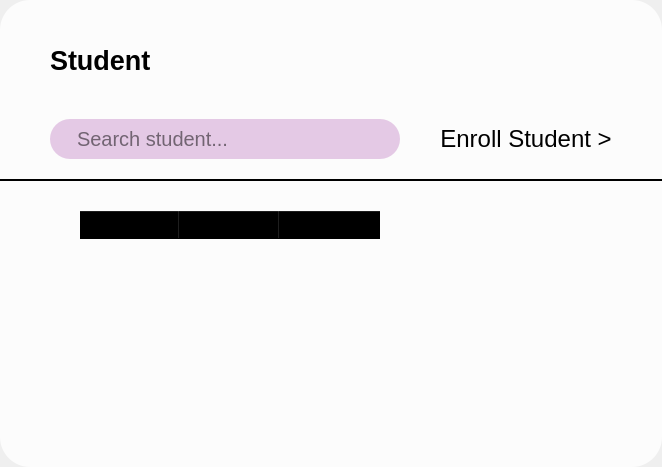
      <widget class="QWidget" name="mainStudentPage">
       <layout class="QHBoxLayout" name="horizontalLayout">
        <property name="spacing">
         <number>0</number>
        </property>
        <property name="leftMargin">
         <number>0</number>
        </property>
        <property name="topMargin">
         <number>0</number>
        </property>
        <property name="rightMargin">
         <number>0</number>
        </property>
        <property name="bottomMargin">
         <number>0</number>
        </property>
        <item>
         <widget class="QFrame" name="frame">
          <property name="styleSheet">
           <string notr="true">background-color: white;
background-color: rgba(255, 255, 255, 0.8);
border-radius: 30;

</string>
          </property>
          <property name="frameShape">
           <enum>QFrame::NoFrame</enum>
          </property>
          <layout class="QVBoxLayout" name="verticalLayout">
           <property name="spacing">
            <number>0</number>
           </property>
           <property name="leftMargin">
            <number>0</number>
           </property>
           <property name="topMargin">
            <number>10</number>
           </property>
           <property name="rightMargin">
            <number>0</number>
           </property>
           <property name="bottomMargin">
            <number>30</number>
           </property>
           <item>
            <widget class="QFrame" name="frame_2">
             <property name="styleSheet">
              <string notr="true">background-color: transparent;</string>
             </property>
             <property name="frameShape">
              <enum>QFrame::NoFrame</enum>
             </property>
             <layout class="QHBoxLayout" name="horizontalLayout_2">
              <property name="leftMargin">
               <number>50</number>
              </property>
              <property name="topMargin">
               <number>0</number>
              </property>
              <property name="rightMargin">
               <number>30</number>
              </property>
              <item>
               <widget class="QLabel" name="label">
                <property name="font">
                 <font>
                  <pointsize>20</pointsize>
                  <bold>true</bold>
                 </font>
                </property>
                <property name="styleSheet">
                 <string notr="true"/>
                </property>
                <property name="text">
                 <string>Student</string>
                </property>
               </widget>
              </item>
              <item>
               <spacer name="horizontalSpacer">
                <property name="orientation">
                 <enum>Qt::Horizontal</enum>
                </property>
                <property name="sizeHint" stdset="0">
                 <size>
                  <width>40</width>
                  <height>20</height>
                 </size>
                </property>
               </spacer>
              </item>
              <item>
               <widget class="QLabel" name="label_2">
                <property name="minimumSize">
                 <size>
                  <width>200</width>
                  <height>100</height>
                 </size>
                </property>
                <property name="maximumSize">
                 <size>
                  <width>200</width>
                  <height>100</height>
                 </size>
                </property>
                <property name="text">
                 <string/>
                </property>
                <property name="pixmap">
                 <pixmap>../assets/images/appLogo.png</pixmap>
                </property>
                <property name="scaledContents">
                 <bool>true</bool>
                </property>
               </widget>
              </item>
             </layout>
            </widget>
           </item>
           <item>
            <widget class="QFrame" name="frame_3">
             <property name="styleSheet">
              <string notr="true">background-color: transparent;</string>
             </property>
             <property name="frameShape">
              <enum>QFrame::NoFrame</enum>
             </property>
             <layout class="QHBoxLayout" name="horizontalLayout_3">
              <property name="spacing">
               <number>0</number>
              </property>
              <property name="leftMargin">
               <number>50</number>
              </property>
              <property name="topMargin">
               <number>0</number>
              </property>
              <property name="rightMargin">
               <number>50</number>
              </property>
              <property name="bottomMargin">
               <number>20</number>
              </property>
              <item>
               <widget class="QLineEdit" name="searchStudent">
                <property name="sizePolicy">
                 <sizepolicy hsizetype="Preferred" vsizetype="Preferred">
                  <horstretch>0</horstretch>
                  <verstretch>0</verstretch>
                 </sizepolicy>
                </property>
                <property name="minimumSize">
                 <size>
                  <width>350</width>
                  <height>40</height>
                 </size>
                </property>
                <property name="maximumSize">
                 <size>
                  <width>350</width>
                  <height>40</height>
                 </size>
                </property>
                <property name="font">
                 <font>
                  <pointsize>15</pointsize>
                 </font>
                </property>
                <property name="styleSheet">
                 <string notr="true">background-color: #E4C9E5;
border-radius: 20;
padding-left: 25px;
padding-right: 25px;

</string>
                </property>
                <property name="text">
                 <string/>
                </property>
                <property name="placeholderText">
                 <string>Search student...</string>
                </property>
               </widget>
              </item>
              <item>
               <spacer name="horizontalSpacer_2">
                <property name="orientation">
                 <enum>Qt::Horizontal</enum>
                </property>
                <property name="sizeHint" stdset="0">
                 <size>
                  <width>40</width>
                  <height>20</height>
                 </size>
                </property>
               </spacer>
              </item>
              <item>
               <widget class="QPushButton" name="enrollStudBtn">
                <property name="font">
                 <font>
                  <pointsize>18</pointsize>
                  <underline>false</underline>
                 </font>
                </property>
                <property name="layoutDirection">
                 <enum>Qt::LeftToRight</enum>
                </property>
                <property name="text">
                 <string>Enroll Student &gt;</string>
                </property>
               </widget>
              </item>
             </layout>
            </widget>
           </item>
           <item>
            <widget class="Line" name="line">
             <property name="sizePolicy">
              <sizepolicy hsizetype="Expanding" vsizetype="Preferred">
               <horstretch>0</horstretch>
               <verstretch>0</verstretch>
              </sizepolicy>
             </property>
             <property name="minimumSize">
              <size>
               <width>0</width>
               <height>2</height>
              </size>
             </property>
             <property name="maximumSize">
              <size>
               <width>16777215</width>
               <height>2</height>
              </size>
             </property>
             <property name="styleSheet">
              <string notr="true">background-color: black;

</string>
             </property>
             <property name="orientation">
              <enum>Qt::Vertical</enum>
             </property>
            </widget>
           </item>
           <item>
            <widget class="QFrame" name="frame_4">
             <property name="sizePolicy">
              <sizepolicy hsizetype="Expanding" vsizetype="Expanding">
               <horstretch>0</horstretch>
               <verstretch>0</verstretch>
              </sizepolicy>
             </property>
             <property name="styleSheet">
              <string notr="true">background-color: transparent;</string>
             </property>
             <property name="frameShape">
              <enum>QFrame::NoFrame</enum>
             </property>
             <layout class="QHBoxLayout" name="horizontalLayout_4">
              <property name="spacing">
               <number>0</number>
              </property>
              <property name="leftMargin">
               <number>80</number>
              </property>
              <property name="topMargin">
               <number>30</number>
              </property>
              <property name="rightMargin">
               <number>80</number>
              </property>
              <property name="bottomMargin">
               <number>20</number>
              </property>
              <item>
               <widget class="QTableWidget" name="studentTable">
                <property name="font">
                 <font>
                  <pointsize>9</pointsize>
                 </font>
                </property>
                <column>
                 <property name="text">
                  <string>ID</string>
                 </property>
                 <property name="font">
                  <font>
                   <pointsize>15</pointsize>
                   <bold>true</bold>
                  </font>
                 </property>
                 <property name="textAlignment">
                  <set>AlignLeading|AlignVCenter</set>
                 </property>
                </column>
                <column>
                 <property name="text">
                  <string>Name</string>
                 </property>
                 <property name="font">
                  <font>
                   <pointsize>15</pointsize>
                   <bold>true</bold>
                  </font>
                 </property>
                 <property name="textAlignment">
                  <set>AlignLeading|AlignVCenter</set>
                 </property>
                </column>
                <column>
                 <property name="text">
                  <string>Actions</string>
                 </property>
                 <property name="font">
                  <font>
                   <pointsize>15</pointsize>
                   <bold>true</bold>
                  </font>
                 </property>
                 <property name="textAlignment">
                  <set>AlignLeading|AlignVCenter</set>
                 </property>
                </column>
               </widget>
              </item>
             </layout>
            </widget>
           </item>
           <item alignment="Qt::AlignBottom">
            <widget class="QFrame" name="frame_5">
             <property name="styleSheet">
              <string notr="true">background-color: transparent;</string>
             </property>
             <property name="frameShape">
              <enum>QFrame::NoFrame</enum>
             </property>
             <layout class="QHBoxLayout" name="horizontalLayout_5">
              <property name="spacing">
               <number>0</number>
              </property>
              <property name="leftMargin">
               <number>50</number>
              </property>
              <property name="topMargin">
               <number>0</number>
              </property>
              <property name="rightMargin">
               <number>50</number>
              </property>
              <property name="bottomMargin">
               <number>0</number>
              </property>
              <item alignment="Qt::AlignLeft">
               <widget class="QPushButton" name="backToDashboardBtn">
                <property name="text">
                 <string/>
                </property>
                <property name="icon">
                 <iconset>
                  <normaloff>../assets/icons/arrow-left.svg</normaloff>../assets/icons/arrow-left.svg</iconset>
                </property>
                <property name="iconSize">
                 <size>
                  <width>30</width>
                  <height>30</height>
                 </size>
                </property>
               </widget>
              </item>
             </layout>
            </widget>
           </item>
          </layout>
         </widget>
        </item>
       </layout>
      </widget>
